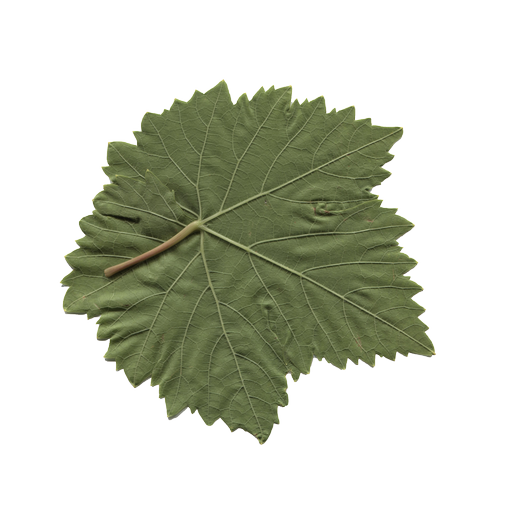
#> input picture 5images/Ak (7).png, 511 x 511 px, found by its file name
$ python grayscale.py
#> lines starting #> are read from the running program, lines starting #| are printed output that depends on the picture

from PIL import Image
image = Image.open("Grapevine_Leaves_Image_Dataset/Ak/Ak (7).png")
#> image is the input picture: PIL image 511x511 RGBA; mean R, G, B, A 202, 205.3, 191.6, 87
gray_image = image.convert("L")
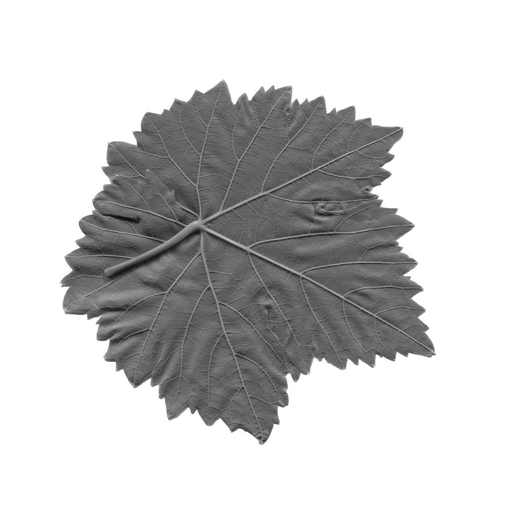
#> gray_image: PIL image 511x511 L; min 14, max 255, mean 202.8
gray_image.save("grayscale_image.jpg")
image.show(title="Original Image")
gray_image.show(title="Grayscale Image")

print("✅ Grayscale image saved successfully as 'grayscale_image.jpg'")

$ run again, with 5images/Ala_Idris (23).png copied over 5images/Ak (7).png
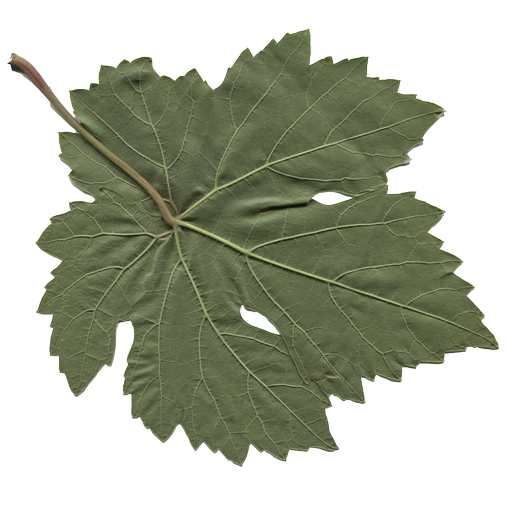
#> input picture 5images/Ala_Idris (23).png, 511 x 511 px, found by its file name
#> image is the input picture: PIL image 511x511 RGBA; mean R, G, B, A 175, 179.5, 162.9, 129.7
#> `gray_image = image.convert("L")`:
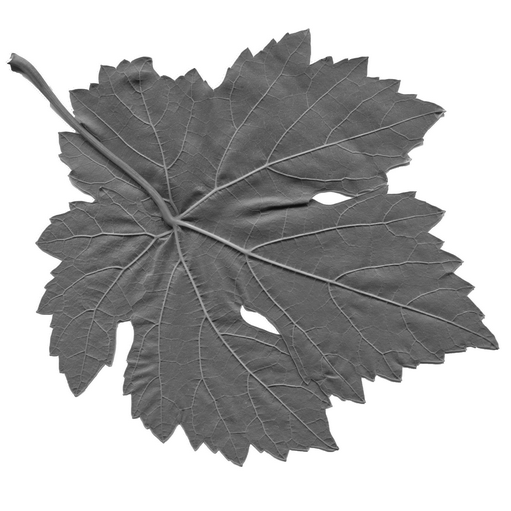
#> gray_image: PIL image 511x511 L; min 13, max 255, mean 176.3

$ run again, with 5images/Buzgulu (49).png copied over 5images/Ak (7).png
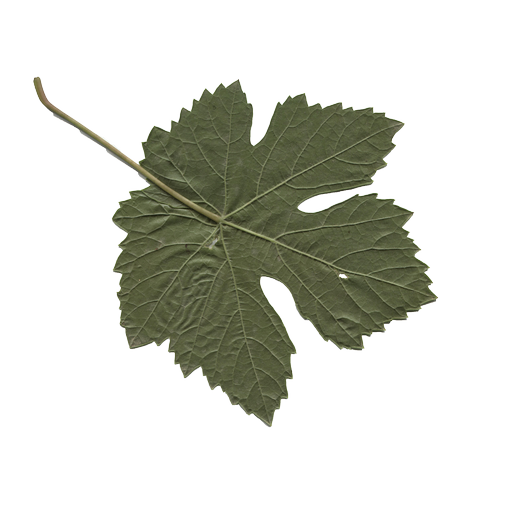
#> input picture 5images/Buzgulu (49).png, 511 x 511 px, found by its file name
#> image is the input picture: PIL image 511x511 RGBA; mean R, G, B, A 211, 212.4, 204.4, 67.6
#> `gray_image = image.convert("L")`:
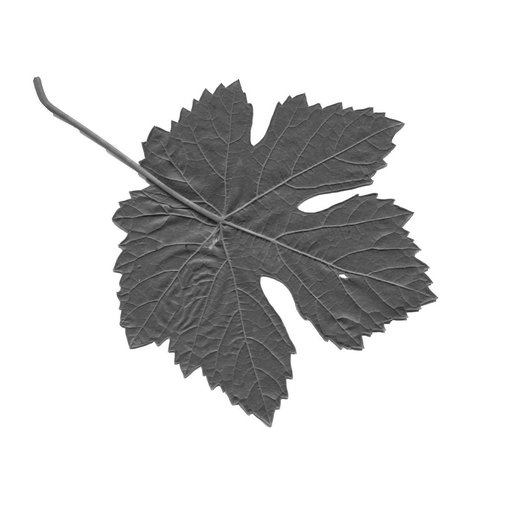
#> gray_image: PIL image 511x511 L; min 21, max 255, mean 211.1

$ run again, with 5images/Dimnit (11).png copied over 5images/Ak (7).png
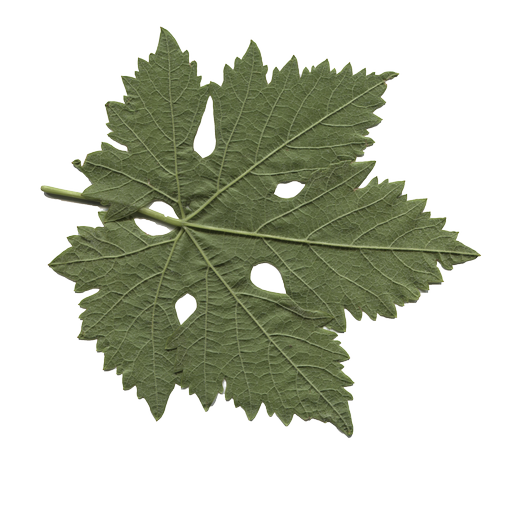
#> input picture 5images/Dimnit (11).png, 511 x 511 px, found by its file name
#> image is the input picture: PIL image 511x511 RGBA; mean R, G, B, A 194.6, 198.4, 183.9, 97.9
#> `gray_image = image.convert("L")`:
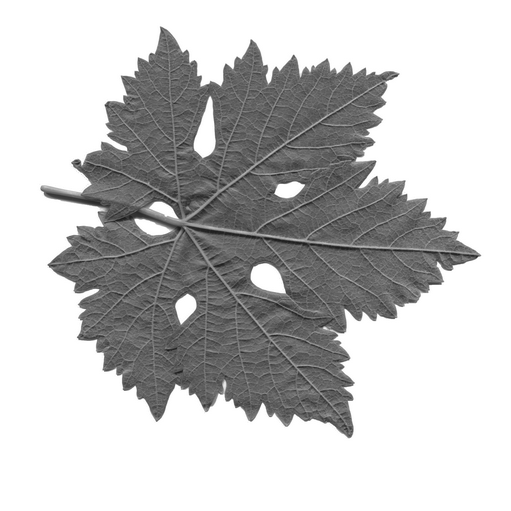
#> gray_image: PIL image 511x511 L; min 25, max 255, mean 195.6
